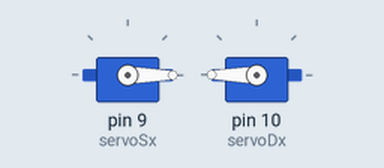
Bench run of a sketch on a simulated Arduino Uno, built with avr-gcc and run on an emulated ATmega328P. Shown: 2 × servo.

Above: at 0.05 s.
At 9.96 s:
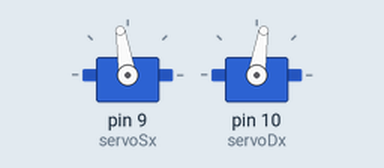
At 19.98 s:
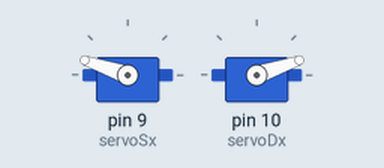
At 39.9 s:
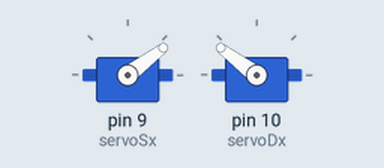
Timing chart, 0 to 40.0 s (numbered marks = the images above):
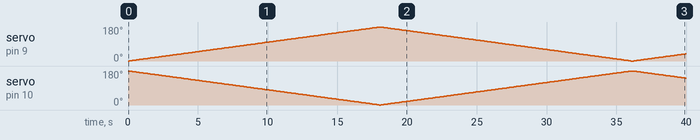

Measured:
- by itself, servo on pin 9 (servoSx): 0° → 1° at 0.10 s, → 2° 0.10 s later, → 3° 0.10 s later, → 4° 0.10 s later, … (398 changes in this stretch)
- by itself, servo on pin 10 (servoDx): 180° → 179° at 0.10 s, → 178° 0.10 s later, → 177° 0.10 s later, → 176° 0.10 s later, … (398 changes in this stretch)

The sketch:

sketch43.ino
```cpp
/* Prof. Michele Maffucci
   19.04.2014

   Utilizzo di un servomotore
   Modello: SM-S4303R da 41g
   Angolo di rotazione: 360 gradi
   Momento torcente a 4,8 V: 3.3 kg-cm
   Momento torcente a 6 V: 5.1 kg-cm

   Accelerazione e decelerazione in senso orario
   e antiorario di un servo a 360 gradi

*/

#include <Servo.h>  // libreria servo

Servo servoSx;  // crea un oggetto servo per controllare il servomotore sinistro
Servo servoDx;  // crea un oggetto servo per controllare il servomotore destro

int angolo = 0;    // variable in cui memorizzare la posizione del servo

void setup()
{
  Serial.begin(9600); // inizializzazione della porta seriale
  servoSx.attach(9);  // collegamento del servo di sinistra al pin 9
  servoDx.attach(10); // collegamento del servo di sinistra al pin 10
}

void loop()
{
  for(angolo = 0; angolo < 180; angolo += 1)   // conteggio da 90 a 180 gradi
  {                                            // in passi da 1 grado
                                               // a 90 gradi il servo si ferma
    servoSx.write(angolo);                     // ruota il servo alla velocita' "angolo"
    servoDx.write(180-angolo);                 // va nella direzione opposta
    delay(100);                                // aspetta 100ms tra i comandi impartiti al servo
                                               // e per percepire l'accelerazione
  }

  for(angolo = 180; angolo >= 0; angolo -= 1) // conteggio da 180 a 90 gradi
  {                                            // in passi da 1 grado
                                               // a 90 gradi il servo si ferma
    servoSx.write(angolo);                     // ruota il servo alla velocita' "angolo"
    servoDx.write(180-angolo);                 // va nella direzione opposta
    delay(100);                                // aspetta 100ms tra i comandi impartiti al servo
                                               // e per percepire la decelerazionze
 }
}
```
